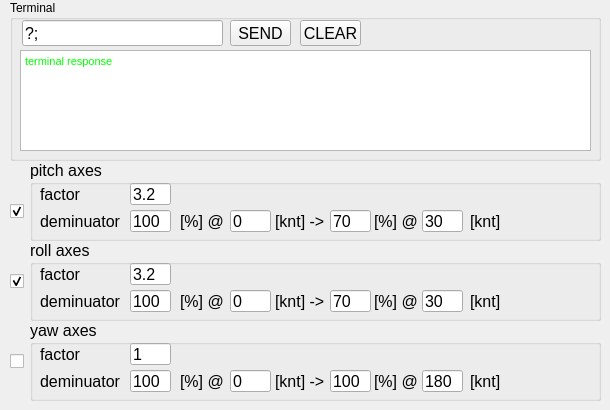
   <widget class="QWidget" name="tab_setting">
    <attribute name="title">
     <string>settings</string>
    </attribute>
    <widget class="QGroupBox" name="groupBox_3">
     <property name="geometry">
      <rect>
       <x>10</x>
       <y>0</y>
       <width>591</width>
       <height>161</height>
      </rect>
     </property>
     <property name="title">
      <string>Terminal</string>
     </property>
     <widget class="QLineEdit" name="txt_term_send">
      <property name="geometry">
       <rect>
        <x>12</x>
        <y>20</y>
        <width>201</width>
        <height>26</height>
       </rect>
      </property>
      <property name="font">
       <font>
        <pointsize>12</pointsize>
       </font>
      </property>
      <property name="text">
       <string>?;</string>
      </property>
     </widget>
     <widget class="QPushButton" name="btn_send">
      <property name="geometry">
       <rect>
        <x>220</x>
        <y>20</y>
        <width>61</width>
        <height>26</height>
       </rect>
      </property>
      <property name="font">
       <font>
        <pointsize>12</pointsize>
       </font>
      </property>
      <property name="text">
       <string>SEND</string>
      </property>
     </widget>
     <widget class="QTextBrowser" name="txt_term_rec">
      <property name="geometry">
       <rect>
        <x>10</x>
        <y>50</y>
        <width>571</width>
        <height>101</height>
       </rect>
      </property>
      <property name="font">
       <font>
        <pointsize>8</pointsize>
       </font>
      </property>
      <property name="styleSheet">
       <string notr="true">color: rgb(0, 255, 0);</string>
      </property>
      <property name="html">
       <string>&lt;!DOCTYPE HTML PUBLIC &quot;-//W3C//DTD HTML 4.0//EN&quot; &quot;http://www.w3.org/TR/REC-html40/strict.dtd&quot;&gt;
&lt;html&gt;&lt;head&gt;&lt;meta name=&quot;qrichtext&quot; content=&quot;1&quot; /&gt;&lt;meta charset=&quot;utf-8&quot; /&gt;&lt;style type=&quot;text/css&quot;&gt;
p, li { white-space: pre-wrap; }
hr { height: 1px; border-width: 0; }
li.unchecked::marker { content: &quot;\2610&quot;; }
li.checked::marker { content: &quot;\2612&quot;; }
&lt;/style&gt;&lt;/head&gt;&lt;body style=&quot; font-family:'Segoe UI'; font-size:8pt; font-weight:400; font-style:normal;&quot;&gt;
&lt;p style=&quot; margin-top:0px; margin-bottom:0px; margin-left:0px; margin-right:0px; -qt-block-indent:0; text-indent:0px;&quot;&gt;terminal response&lt;/p&gt;&lt;/body&gt;&lt;/html&gt;</string>
      </property>
     </widget>
     <widget class="QPushButton" name="btn_clear">
      <property name="geometry">
       <rect>
        <x>290</x>
        <y>20</y>
        <width>61</width>
        <height>26</height>
       </rect>
      </property>
      <property name="font">
       <font>
        <pointsize>12</pointsize>
       </font>
      </property>
      <property name="text">
       <string>CLEAR</string>
      </property>
     </widget>
    </widget>
    <widget class="QGroupBox" name="grp_pitch_axes">
     <property name="geometry">
      <rect>
       <x>30</x>
       <y>160</y>
       <width>571</width>
       <height>81</height>
      </rect>
     </property>
     <property name="font">
      <font>
       <pointsize>12</pointsize>
      </font>
     </property>
     <property name="title">
      <string>pitch axes</string>
     </property>
     <widget class="QLabel" name="label_17">
      <property name="geometry">
       <rect>
        <x>440</x>
        <y>50</y>
        <width>31</width>
        <height>22</height>
       </rect>
      </property>
      <property name="text">
       <string>[knt]</string>
      </property>
     </widget>
     <widget class="QLineEdit" name="txt_pitch_dem_low_knt">
      <property name="geometry">
       <rect>
        <x>200</x>
        <y>50</y>
        <width>41</width>
        <height>22</height>
       </rect>
      </property>
      <property name="text">
       <string>0</string>
      </property>
     </widget>
     <widget class="QLineEdit" name="txt_pitch_dem_hi_knt">
      <property name="geometry">
       <rect>
        <x>392</x>
        <y>50</y>
        <width>41</width>
        <height>22</height>
       </rect>
      </property>
      <property name="text">
       <string>30</string>
      </property>
     </widget>
     <widget class="QLineEdit" name="txt_pitch_dem_hi_percent">
      <property name="geometry">
       <rect>
        <x>300</x>
        <y>50</y>
        <width>41</width>
        <height>22</height>
       </rect>
      </property>
      <property name="text">
       <string>70</string>
      </property>
     </widget>
     <widget class="QLabel" name="label_8">
      <property name="geometry">
       <rect>
        <x>150</x>
        <y>50</y>
        <width>51</width>
        <height>22</height>
       </rect>
      </property>
      <property name="text">
       <string>[%] @ </string>
      </property>
     </widget>
     <widget class="QLabel" name="label_9">
      <property name="geometry">
       <rect>
        <x>245</x>
        <y>50</y>
        <width>50</width>
        <height>22</height>
       </rect>
      </property>
      <property name="text">
       <string>[knt] -&gt; </string>
      </property>
     </widget>
     <widget class="QLineEdit" name="txt_pitch_dem_low_percent">
      <property name="geometry">
       <rect>
        <x>100</x>
        <y>50</y>
        <width>41</width>
        <height>22</height>
       </rect>
      </property>
      <property name="text">
       <string>100</string>
      </property>
     </widget>
     <widget class="QLabel" name="label_16">
      <property name="geometry">
       <rect>
        <x>344</x>
        <y>50</y>
        <width>51</width>
        <height>22</height>
       </rect>
      </property>
      <property name="text">
       <string>[%] @ </string>
      </property>
     </widget>
     <widget class="QLineEdit" name="txt_pitch_factor">
      <property name="geometry">
       <rect>
        <x>100</x>
        <y>23</y>
        <width>41</width>
        <height>22</height>
       </rect>
      </property>
      <property name="text">
       <string>3.2</string>
      </property>
     </widget>
     <widget class="QLabel" name="label_30">
      <property name="geometry">
       <rect>
        <x>10</x>
        <y>23</y>
        <width>91</width>
        <height>22</height>
       </rect>
      </property>
      <property name="text">
       <string>factor</string>
      </property>
     </widget>
     <widget class="QLabel" name="label_31">
      <property name="geometry">
       <rect>
        <x>10</x>
        <y>50</y>
        <width>91</width>
        <height>22</height>
       </rect>
      </property>
      <property name="text">
       <string>deminuator</string>
      </property>
     </widget>
     <widget class="QLabel" name="lbl_pitch_img">
      <property name="geometry">
       <rect>
        <x>484</x>
        <y>15</y>
        <width>80</width>
        <height>60</height>
       </rect>
      </property>
      <property name="text">
       <string/>
      </property>
      <property name="pixmap">
       <pixmap>images/pitch_small.png</pixmap>
      </property>
     </widget>
    </widget>
    <widget class="QCheckBox" name="ckb_pitch_axes">
     <property name="geometry">
      <rect>
       <x>10</x>
       <y>200</y>
       <width>16</width>
       <height>22</height>
      </rect>
     </property>
     <property name="text">
      <string/>
     </property>
     <property name="checked">
      <bool>true</bool>
     </property>
    </widget>
    <widget class="QGroupBox" name="grp_roll_axes">
     <property name="geometry">
      <rect>
       <x>30</x>
       <y>240</y>
       <width>571</width>
       <height>81</height>
      </rect>
     </property>
     <property name="font">
      <font>
       <pointsize>12</pointsize>
      </font>
     </property>
     <property name="title">
      <string>roll axes</string>
     </property>
     <widget class="QLineEdit" name="txt_roll_factor">
      <property name="geometry">
       <rect>
        <x>100</x>
        <y>23</y>
        <width>41</width>
        <height>22</height>
       </rect>
      </property>
      <property name="text">
       <string>3.2</string>
      </property>
     </widget>
     <widget class="QLabel" name="label_33">
      <property name="geometry">
       <rect>
        <x>10</x>
        <y>50</y>
        <width>91</width>
        <height>22</height>
       </rect>
      </property>
      <property name="text">
       <string>deminuator</string>
      </property>
     </widget>
     <widget class="QLabel" name="label_32">
      <property name="geometry">
       <rect>
        <x>10</x>
        <y>23</y>
        <width>91</width>
        <height>22</height>
       </rect>
      </property>
      <property name="text">
       <string>factor</string>
      </property>
     </widget>
     <widget class="QLabel" name="label_34">
      <property name="geometry">
       <rect>
        <x>150</x>
        <y>50</y>
        <width>51</width>
        <height>22</height>
       </rect>
      </property>
      <property name="text">
       <string>[%] @ </string>
      </property>
     </widget>
     <widget class="QLabel" name="label_35">
      <property name="geometry">
       <rect>
        <x>245</x>
        <y>50</y>
        <width>50</width>
        <height>22</height>
       </rect>
      </property>
      <property name="text">
       <string>[knt] -&gt; </string>
      </property>
     </widget>
     <widget class="QLabel" name="label_36">
      <property name="geometry">
       <rect>
        <x>440</x>
        <y>50</y>
        <width>31</width>
        <height>22</height>
       </rect>
      </property>
      <property name="text">
       <string>[knt]</string>
      </property>
     </widget>
     <widget class="QLabel" name="label_37">
      <property name="geometry">
       <rect>
        <x>344</x>
        <y>50</y>
        <width>51</width>
        <height>22</height>
       </rect>
      </property>
      <property name="text">
       <string>[%] @ </string>
      </property>
     </widget>
     <widget class="QLineEdit" name="txt_roll_dem_hi_knt">
      <property name="geometry">
       <rect>
        <x>392</x>
        <y>50</y>
        <width>41</width>
        <height>22</height>
       </rect>
      </property>
      <property name="text">
       <string>30</string>
      </property>
     </widget>
     <widget class="QLineEdit" name="txt_roll_dem_low_knt">
      <property name="geometry">
       <rect>
        <x>200</x>
        <y>50</y>
        <width>41</width>
        <height>22</height>
       </rect>
      </property>
      <property name="text">
       <string>0</string>
      </property>
     </widget>
     <widget class="QLineEdit" name="txt_roll_dem_low_percent">
      <property name="geometry">
       <rect>
        <x>100</x>
        <y>50</y>
        <width>41</width>
        <height>22</height>
       </rect>
      </property>
      <property name="text">
       <string>100</string>
      </property>
     </widget>
     <widget class="QLineEdit" name="txt_roll_dem_hi_percent">
      <property name="geometry">
       <rect>
        <x>300</x>
        <y>50</y>
        <width>41</width>
        <height>22</height>
       </rect>
      </property>
      <property name="text">
       <string>70</string>
      </property>
     </widget>
     <widget class="QLabel" name="lbl_roll_img">
      <property name="geometry">
       <rect>
        <x>484</x>
        <y>15</y>
        <width>80</width>
        <height>60</height>
       </rect>
      </property>
      <property name="text">
       <string/>
      </property>
      <property name="pixmap">
       <pixmap>images/roll_small.png</pixmap>
      </property>
     </widget>
    </widget>
    <widget class="QGroupBox" name="grp_yaw_axes">
     <property name="geometry">
      <rect>
       <x>30</x>
       <y>320</y>
       <width>571</width>
       <height>81</height>
      </rect>
     </property>
     <property name="font">
      <font>
       <pointsize>12</pointsize>
      </font>
     </property>
     <property name="title">
      <string>yaw axes</string>
     </property>
     <widget class="QLineEdit" name="txt_yaw_dem_hi_knt">
      <property name="geometry">
       <rect>
        <x>392</x>
        <y>50</y>
        <width>41</width>
        <height>22</height>
       </rect>
      </property>
      <property name="text">
       <string>180</string>
      </property>
     </widget>
     <widget class="QLineEdit" name="txt_yaw_dem_low_knt">
      <property name="geometry">
       <rect>
        <x>200</x>
        <y>50</y>
        <width>41</width>
        <height>22</height>
       </rect>
      </property>
      <property name="text">
       <string>0</string>
      </property>
     </widget>
     <widget class="QLineEdit" name="txt_yaw_dem_hi_percent">
      <property name="geometry">
       <rect>
        <x>300</x>
        <y>50</y>
        <width>41</width>
        <height>22</height>
       </rect>
      </property>
      <property name="text">
       <string>100</string>
      </property>
     </widget>
     <widget class="QLineEdit" name="txt_yaw_dem_low_percent">
      <property name="geometry">
       <rect>
        <x>100</x>
        <y>50</y>
        <width>41</width>
        <height>22</height>
       </rect>
      </property>
      <property name="text">
       <string>100</string>
      </property>
     </widget>
     <widget class="QLabel" name="label_42">
      <property name="geometry">
       <rect>
        <x>440</x>
        <y>50</y>
        <width>31</width>
        <height>22</height>
       </rect>
      </property>
      <property name="text">
       <string>[knt]</string>
      </property>
     </widget>
     <widget class="QLabel" name="label_41">
      <property name="geometry">
       <rect>
        <x>344</x>
        <y>50</y>
        <width>51</width>
        <height>22</height>
       </rect>
      </property>
      <property name="text">
       <string>[%] @ </string>
      </property>
     </widget>
     <widget class="QLabel" name="label_38">
      <property name="geometry">
       <rect>
        <x>150</x>
        <y>50</y>
        <width>51</width>
        <height>22</height>
       </rect>
      </property>
      <property name="text">
       <string>[%] @ </string>
      </property>
     </widget>
     <widget class="QLabel" name="label_40">
      <property name="geometry">
       <rect>
        <x>245</x>
        <y>50</y>
        <width>50</width>
        <height>22</height>
       </rect>
      </property>
      <property name="text">
       <string>[knt] -&gt; </string>
      </property>
     </widget>
     <widget class="QLabel" name="label_39">
      <property name="geometry">
       <rect>
        <x>10</x>
        <y>23</y>
        <width>91</width>
        <height>22</height>
       </rect>
      </property>
      <property name="text">
       <string>factor</string>
      </property>
     </widget>
     <widget class="QLabel" name="label_43">
      <property name="geometry">
       <rect>
        <x>10</x>
        <y>50</y>
        <width>91</width>
        <height>22</height>
       </rect>
      </property>
      <property name="text">
       <string>deminuator</string>
      </property>
     </widget>
     <widget class="QLineEdit" name="txt_yaw_factor">
      <property name="geometry">
       <rect>
        <x>100</x>
        <y>23</y>
        <width>41</width>
        <height>22</height>
       </rect>
      </property>
      <property name="text">
       <string>1</string>
      </property>
     </widget>
     <widget class="QLabel" name="lbl_yaw_img">
      <property name="geometry">
       <rect>
        <x>484</x>
        <y>15</y>
        <width>80</width>
        <height>60</height>
       </rect>
      </property>
      <property name="text">
       <string/>
      </property>
      <property name="pixmap">
       <pixmap>images/yaw_small.png</pixmap>
      </property>
     </widget>
    </widget>
    <widget class="QCheckBox" name="ckb_roll_axes">
     <property name="geometry">
      <rect>
       <x>10</x>
       <y>270</y>
       <width>16</width>
       <height>22</height>
      </rect>
     </property>
     <property name="text">
      <string/>
     </property>
     <property name="checked">
      <bool>true</bool>
     </property>
    </widget>
    <widget class="QCheckBox" name="ckb_yaw_axes">
     <property name="geometry">
      <rect>
       <x>10</x>
       <y>350</y>
       <width>16</width>
       <height>22</height>
      </rect>
     </property>
     <property name="mouseTracking">
      <bool>true</bool>
     </property>
     <property name="text">
      <string/>
     </property>
     <property name="checked">
      <bool>false</bool>
     </property>
    </widget>
   </widget>
